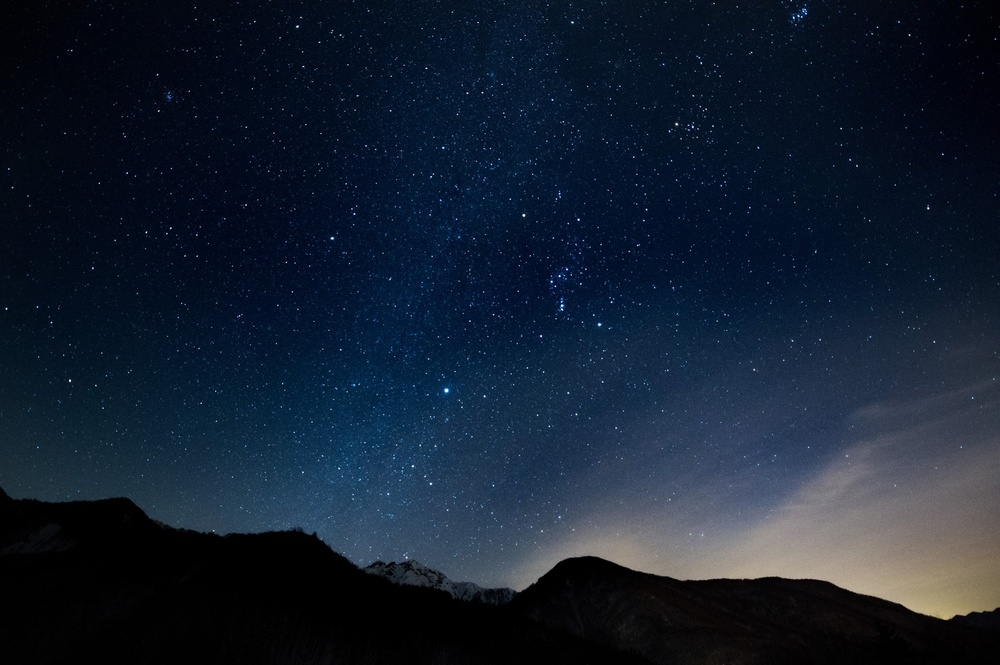
#> input picture images/sample.jpg, 1000 x 665 px, shrunk from 1600 x 1064 before the run
$ python smooth.py
#> lines starting #> are read from the running program, lines starting #| are printed output that depends on the picture
import cv2

blur_size = (30, 30)
img = cv2.imread('./images/sample.jpg')
#> img is the input picture: shape (665, 1000, 3); mean B, G, R 47.6, 31.7, 20

img = cv2.blur(img, blur_size)
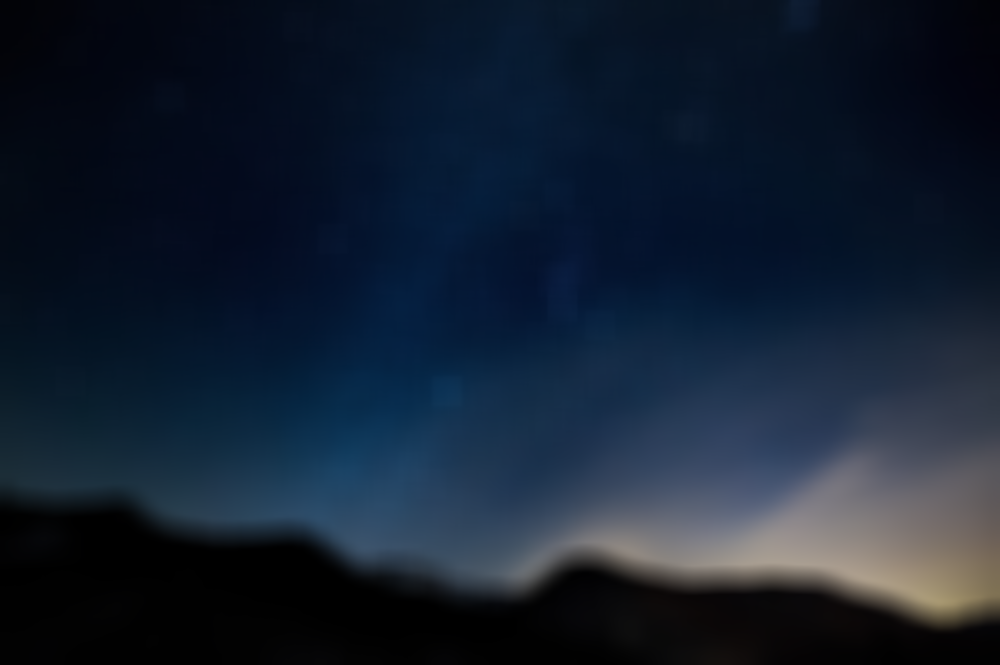
#> img: shape (665, 1000, 3); mean B, G, R 47.6, 31.7, 20
cv2.imwrite('./trans_images/smooth/sample01.jpg', img)
